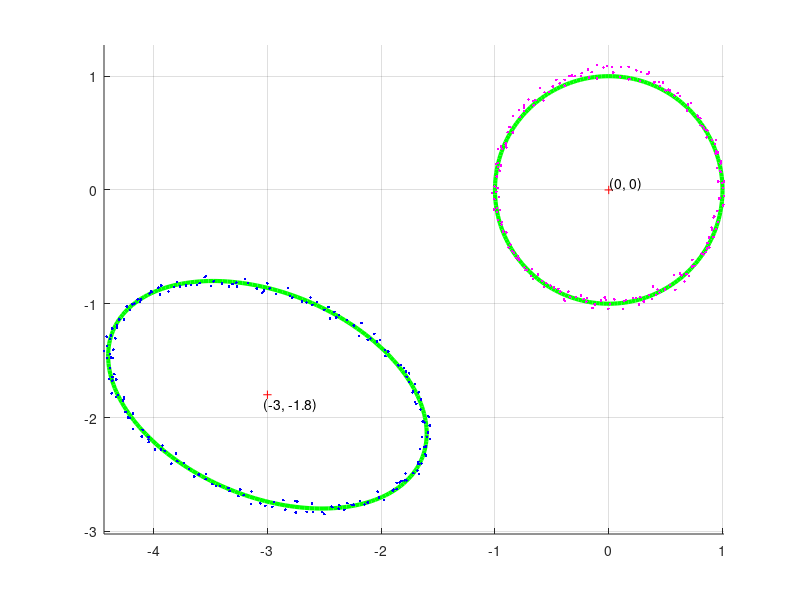

The MATLAB script that drew this image:
close;
clear;

% Generate Measurements
size = 200;
t = linspace(0,2*pi,size);
theta0 = pi/9;
x0_e = -3;
y0_e = -1.8;
a_e = 1.4;
b_e = 1;
noise = 0.05;

x = a_e*sin(t) + x0_e;
y = b_e*cos(t+theta0) + y0_e;

% Add noise
xn = x + noise * 2 * (rand(1, length(x))-.5);
yn = y + noise * 2 * (rand(1, length(y))-.5);

% standard ellipse for fixed data

x_nice = sin(t);
y_nice = cos(t);

% Basis function Matrix
X_mat = [   xn.^2 ./yn.^2;   (xn.*yn) ./yn.^2;
            xn    ./yn.^2;   yn       ./yn.^2;
            1     ./yn.^2;
]';

% Least Square Estimate
P = -1 * inv(X_mat'*X_mat)*X_mat'*ones(1,size)';


% Get constant field magnitude
%Bh = mean(sqrt( x.^2 + y.^2))
%Bh = mean(sqrt((x(1) - x0_e).^2 + (y-y0_e).^2))

% Used in MATLAB to solve, but we can use symbolic solution direclty
if(0)
    syms Bh Bx By Bmx Bmy a b phi y0 x0
    
    [a_solve, b_solve, phi_solve, x0_solve, y0_solve] = ...
                solve( [    b^2/a^2 == P(1), 
                (-2*sin(phi)*a*b )/a^2== P(2),
                (2*sin(phi)*a*b*y0 - 2*b^2*x0 ) /a^2 == P(3),
                (2*sin(phi)*a*b*x0 - 2*a^2*y0 ) /a^2 == P(4),
                (a^2*y0^2 + b^2*x0^2 - 2*sin(phi)*a*b*x0*y0)/a^2 ...
                + b^2*(sin(phi)^2 - 1)*Bh^2 == P(5)
            ]);
end

% Direct solutions:

Bh = 1
AC = P(1); BC = P(2); DC = P(3); EC = P(4); FC = P(5);

a_cor = double( -1 * (2*(AC*(FC*BC^2 - BC*DC*EC + DC^2 + AC*EC^2 ...
                    - 4*AC*FC))^(1/2)*(1/AC)^(1/2))/(Bh*BC^2 - 4*AC*Bh) ) 
b_cor = double( -1 * (2*(AC*(FC*BC^2 - BC*DC*EC + DC^2 + AC*EC^2 ...
                    - 4*AC*FC))^(1/2))/(Bh*BC^2 - 4*AC*Bh) )
x0_cor = double(  -(2*DC - BC*EC)/(- BC^2 + 4*AC) )
y0_cor = double( -(2*AC*EC - BC*DC)/(- BC^2 + 4*AC) )
phi_cor = double(pi + asin((BC*(1/AC)^(1/2))/2) )


% Fix the measured data with the correction factors

x_fixed = (xn - x0_cor) / a_cor;
y_fixed = -(y0_cor - yn + (b_cor*sin(phi_cor)*(xn - x0_cor))/a_cor)/ ...
        (b_cor*cos(phi_cor)); 


% Compute percent error
factor_error_percent = abs([a_e - a_cor, b_e - b_cor, x0_e - x0_cor, ...
            y0_e - y0_cor, ... % angle shannanigans 
            theta0 - mod(phi_cor, pi) ]) * 100
    
% Print all the good stuff


figure
hold on
grid on
% plot measured
plot(x, y, 'g-', 'LineWidth', 3)
h1 = plot(xn, yn, 'b.');
plot(x0_e, y0_e, 'r+')
text(x0_e + 0.01*x0_e, y0_e + 0.05*y0_e, ['(' num2str(x0_e) ', ' num2str(y0_e) ')']);

% plot fixed
plot(x_nice, y_nice, 'g-', 'LineWidth', 3)
h2 = plot(x_fixed, y_fixed, 'm.');
plot(0, 0, 'r+')
text(0.01, 0.05, ['(0, 0)']);

axis equal
hold off

